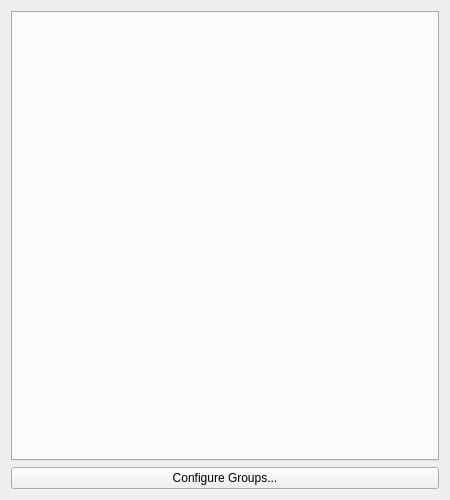
<?xml version="1.0" encoding="UTF-8"?>
<ui version="4.0">
 <class>MainWidget</class>
 <widget class="QWidget" name="MainWidget">
  <property name="geometry">
   <rect>
    <x>0</x>
    <y>0</y>
    <width>450</width>
    <height>500</height>
   </rect>
  </property>
  <property name="sizePolicy">
   <sizepolicy hsizetype="Fixed" vsizetype="Fixed">
    <horstretch>0</horstretch>
    <verstretch>0</verstretch>
   </sizepolicy>
  </property>
  <property name="minimumSize">
   <size>
    <width>450</width>
    <height>500</height>
   </size>
  </property>
  <property name="maximumSize">
   <size>
    <width>400</width>
    <height>500</height>
   </size>
  </property>
  <property name="windowTitle">
   <string>ExeQt</string>
  </property>
  <property name="windowIcon">
   <iconset resource="resources.qrc">
    <normaloff>:/assets/images/app-icon.png</normaloff>:/assets/images/app-icon.png</iconset>
  </property>
  <layout class="QVBoxLayout" name="verticalLayout">
   <item>
    <widget class="QTabWidget" name="tabGroup">
     <property name="currentIndex">
      <number>-1</number>
     </property>
    </widget>
   </item>
   <item>
    <widget class="QPushButton" name="btnGroupConfigure">
     <property name="text">
      <string>Configure Groups...</string>
     </property>
    </widget>
   </item>
  </layout>
 </widget>
 <layoutdefault spacing="6" margin="11"/>
 <resources>
  <include location="resources.qrc"/>
 </resources>
 <connections/>
</ui>
